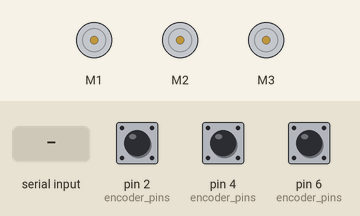
This sketch was run on a simulated Arduino Uno, built with avr-gcc and run on an emulated ATmega328P. Parts: 3 × DC motor (green arrow = forward, orange = backward, longer = faster). Inputs (shaded band) come from the test bench; at power-on: pin 2 (encoder_pins) HIGH, pin 4 (encoder_pins) HIGH, pin 6 (encoder_pins) HIGH. What the sketch prints to the serial monitor is not drawn.

Above: at 1.2 s.
1.3 s: "1" received over Serial
At 3.2 s:
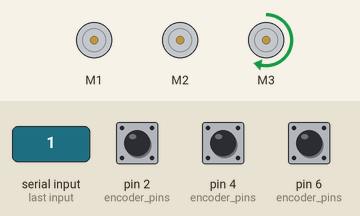
Timing chart, 0 to 4.7 s (numbered marks = the images above; inputs shaded):
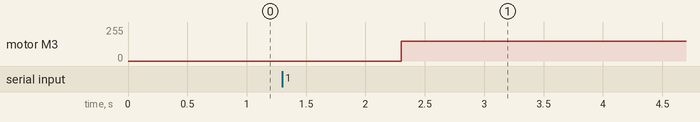

The sketch:

encoderTest2.ino
```cpp
#include <Wire.h>
#include <Adafruit_MotorShield.h>
#include <BasicLinearAlgebra.h>

// Create the motor shield object with the default I2C address
Adafruit_MotorShield AFMS = Adafruit_MotorShield();
// Don't know why, but keep AFMS.getMotor(0). Stuff breaks without it.
Adafruit_DCMotor *M[] = {AFMS.getMotor(0), AFMS.getMotor(1), AFMS.getMotor(2), AFMS.getMotor(3)};

using namespace BLA;

#define pi 3.14159267
#define tol 100
#define mspeed 150   // Speed 0-255

long start_time = 0;

byte encoder_pins[3][2] = {{2,3},{4,5},{6,7}};
bool encoder_last[] = {LOW, LOW, LOW};
int CP[] = {0, 0, 0};
int TP[] = {0, 0, 0};

int PosList[] = {-0, -0, 500};

void setup() {
  Serial.begin(115200);

  for (byte k=0;k<3;k++) {
    pinMode(encoder_pins[k][0], INPUT);
    pinMode(encoder_pins[k][1], INPUT);
  }
  PCICR |=  B00000100;
  PCMSK2 |= B01010100;

  AFMS.begin();  // create with the default frequency 1.6KHz
}

void loop() {
//  while(!Serial) return;
  if (Serial.available() != 0) {
    for (byte k=0;k<3;k++) TP[k] += PosList[k];
    Serial.println(Serial.readString());
  }

  if (millis()%100 == 0) {
    Serial.print("Encoder1:");Serial.print(CP[0]);Serial.print(" ");
    Serial.print("Encoder2:");Serial.print(CP[1]);Serial.print(" ");
    Serial.print("Encoder3:");Serial.print(CP[2]);Serial.print(" ");
    Serial.println();
  }

  Drive_Motors_encoded();
}

void Drive_Motors_encoded() {
  for (byte k=0;k<3;k++) {
    // Set the speed to start, from 0 (off) to 255 (max speed)
    if (abs(TP[k]-CP[k]) < tol*3) M[k+1]->setSpeed(mspeed/2);
    else M[k+1]->setSpeed(mspeed);

    if (CP[k]<TP[k]-tol) M[k+1]->run(FORWARD);
    else if (CP[k]>TP[k]+tol) M[k+1]->run(BACKWARD);
    else M[k+1]->run(RELEASE);
  }
}

// Encoder Function
ISR (PCINT2_vect) {
  for (byte k=0;k<3;k++) {
    if (digitalRead(encoder_pins[k][0]) != encoder_last[k]) {
      CP[k] += (digitalRead(encoder_pins[k][0]) == digitalRead(encoder_pins[k][1]))?-1:1;
    }
    encoder_last[k] = digitalRead(encoder_pins[k][0]);
  }
}
```

Measured:
- after the input at 1.3 s, motor M3: stopped → forward 150/255 after 1.0 s
